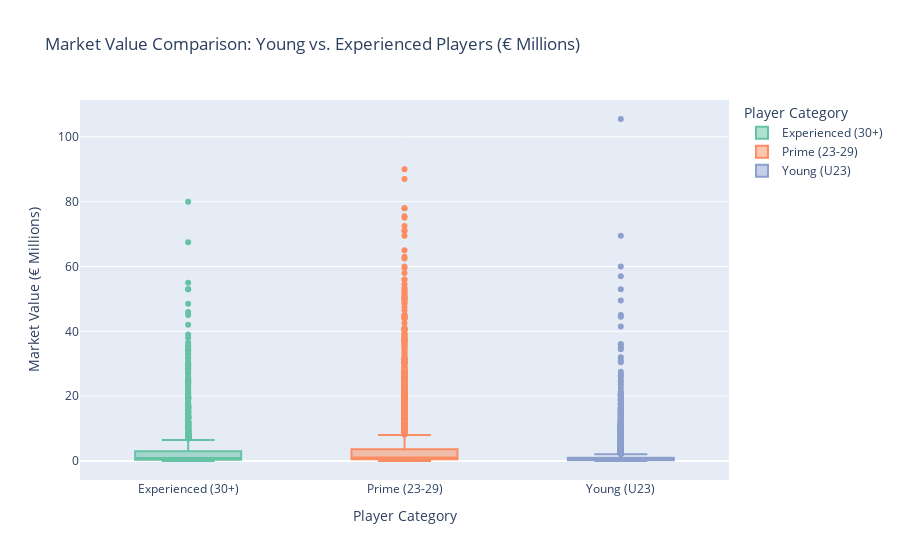

The notebook cell this image was saved under:
### Markdown cell above
## 📊 Market Value Comparison: Young vs. Experienced Players (€ Millions)

This box plot compares the market values of players categorized into three age groups: **Young (U23)**, **Prime (23-29)**, and **Experienced (30+)**.

### Inferences:
- **Young Players (U23)**: Generally have lower market values, with some outliers showing higher values, possibly due to high potential.
- **Prime Players (23-29)**: This group tends to have the highest median market value, reflecting peak performance and market demand.
- **Experienced Players (30+)**: Market values for this group are more varied, with some high-value outliers but a generally lower range than prime-aged players.

The plot highlights how age impacts market value, with prime-aged players typically commanding higher prices.

### Code cell
# Categorize players into Young (U23), Prime (23-29), & Experienced (30+)
fifa_data['Player_Category'] = fifa_data['Age'].apply(
    lambda x: 'Young (U23)' if x < 23 else ('Experienced (30+)' if x >= 30 else 'Prime (23-29)')
)

# Interactive Box Plot: Market Value of Young vs. Experienced Players
fig = px.box(fifa_data, x='Player_Category', y='Value_Millions', color='Player_Category',
             title='Market Value Comparison: Young vs. Experienced Players (€ Millions)',
             labels={'Player_Category': 'Player Category', 'Value_Millions': 'Market Value (€ Millions)'},
             color_discrete_sequence=px.colors.qualitative.Set2)

# Show the plot
fig.show()

### Figure 1 — Plotly figure (JSON) as saved in the notebook; plotly's stock layout.template omitted (floating-point values rounded to 4 significant figures; data arrays with more than 128 entries replaced by an {"elided": "..."} marker saying what was removed)
{"data": [{"alignmentgroup": "True", "hovertemplate": "Player Category=%{x}<br>Market Value (€ Millions)=%{y}<extra></extra>", "legendgroup": "Experienced (30+)", "marker": {"color": "rgb(102,194,165)"}, "name": "Experienced (30+)", "notched": false, "offsetgroup": "Experienced (30+)", "orientation": "v", "showlegend": true, "type": "box", "x": {"elided": "3613 str values"}, "x0": " ", "xaxis": "x", "y": {"elided": "3613 float values"}, "y0": " ", "yaxis": "y"}, {"alignmentgroup": "True", "hovertemplate": "Player Category=%{x}<br>Market Value (€ Millions)=%{y}<extra></extra>", "legendgroup": "Prime (23-29)", "marker": {"color": "rgb(252,141,98)"}, "name": "Prime (23-29)", "notched": false, "offsetgroup": "Prime (23-29)", "orientation": "v", "showlegend": true, "type": "box", "x": {"elided": "7661 str values"}, "x0": " ", "xaxis": "x", "y": {"elided": "7661 float values"}, "y0": " ", "yaxis": "y"}, {"alignmentgroup": "True", "hovertemplate": "Player Category=%{x}<br>Market Value (€ Millions)=%{y}<extra></extra>", "legendgroup": "Young (U23)", "marker": {"color": "rgb(141,160,203)"}, "name": "Young (U23)", "notched": false, "offsetgroup": "Young (U23)", "orientation": "v", "showlegend": true, "type": "box", "x": {"elided": "5851 str values"}, "x0": " ", "xaxis": "x", "y": {"elided": "5851 float values"}, "y0": " ", "yaxis": "y"}], "layout": {"boxmode": "overlay", "legend": {"title": {"text": "Player Category"}, "tracegroupgap": 0}, "title": {"text": "Market Value Comparison: Young vs. Experienced Players (€ Millions)"}, "xaxis": {"anchor": "y", "categoryarray": ["Experienced (30+)", "Prime (23-29)", "Young (U23)"], "categoryorder": "array", "domain": [0, 1], "title": {"text": "Player Category"}}, "yaxis": {"anchor": "x", "domain": [0, 1], "title": {"text": "Market Value (€ Millions)"}}}}
